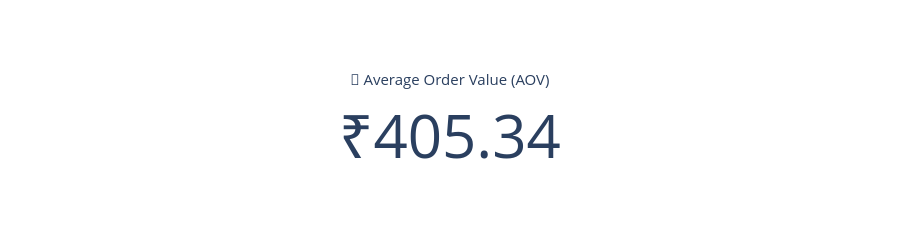

The notebook cell saved with this chart:
### Code cell
# Average order value (AOV):
df = run("""select avg(order_total) as Average_order_value 
from(
select order_id,
sum(payment_value) as order_total 
from payments 
group by order_id
)t""")
import plotly.graph_objects as go

aov = df["average_order_value"][0]

fig = go.Figure(go.Indicator(
    mode="number",
    value=aov,
    title={"text": "🛒 Average Order Value (AOV)"},
    number={
        "prefix": "₹",
        "valueformat": ",.2f",
        "font": {"size":60}
    }
))

fig.update_layout(height=250)

fig.show()

### Figure 1 — Plotly figure (JSON) as saved in the notebook; plotly's stock layout.template omitted (floating-point values rounded to 4 significant figures)
{"data": [{"mode": "number", "number": {"font": {"size": 60}, "prefix": "₹", "valueformat": ",.2f"}, "title": {"text": "🛒 Average Order Value (AOV)"}, "type": "indicator", "value": 405.3}], "layout": {"height": 250}}
